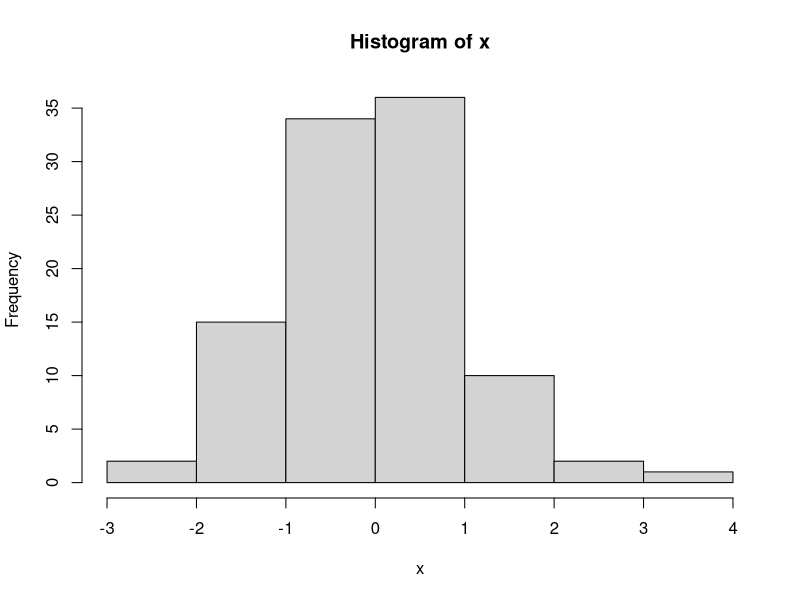
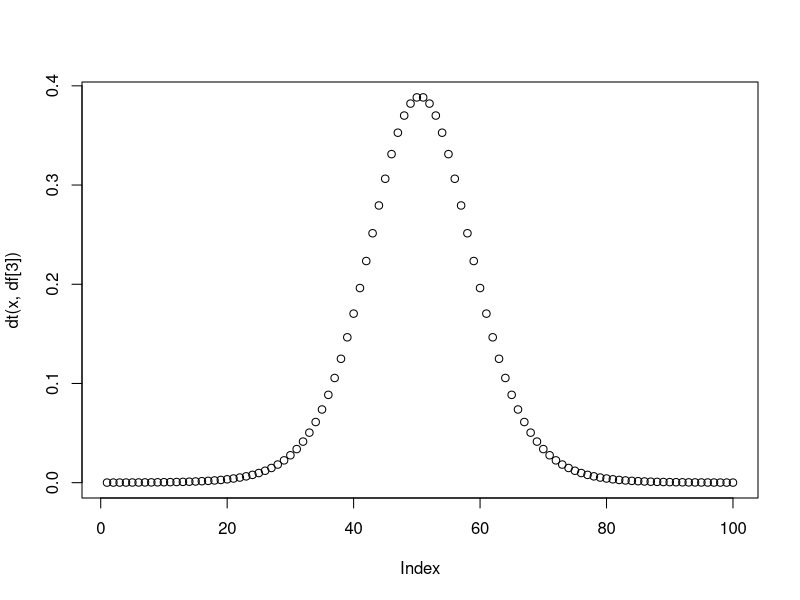
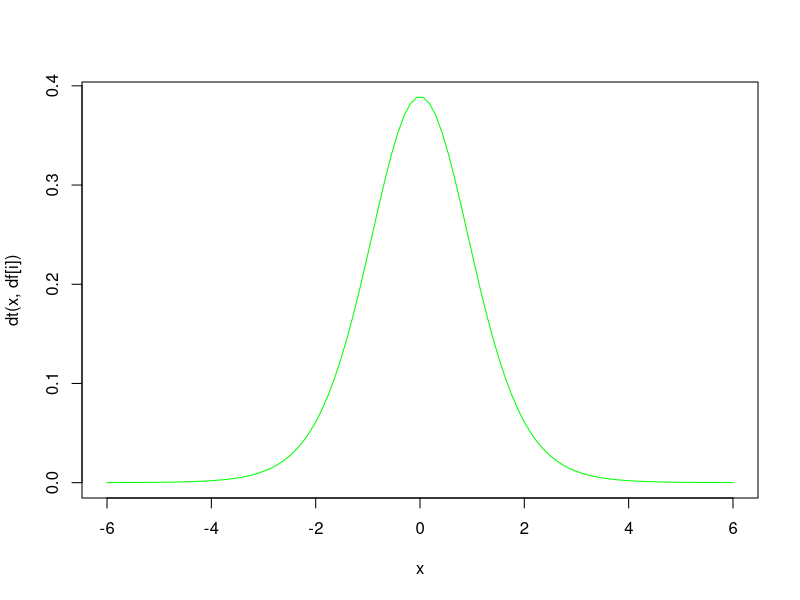
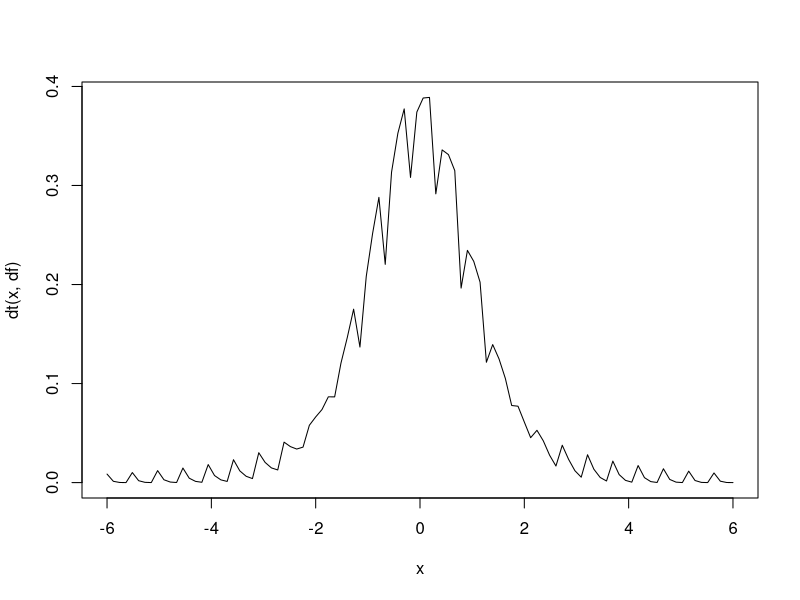
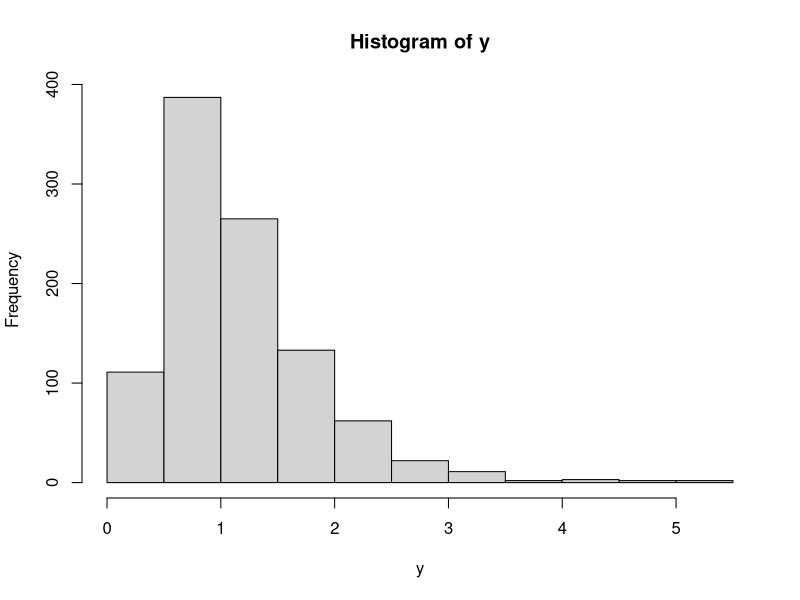

R code for these plots, in order:
#q1
n=100
df=n-1
x=rt(n,df)
#random dist
hist(x)

#q2
n=100
df=c(2,10,25)
rchisq(n,df) #chi square dist

#q3
x=seq(-6,6,length.out=100)
df=c(1,4,10,30)
dt(x,df[1])
dt(x,df[2])
plot(dt(x,df[3]))
dt(x,df[4])

for (i in 1:3)
 k=c("black","blue","green","red")
 plot(x,dt(x,df[i]),col=k[i],type='l')


plot(x,dt(x,df),col=c("black","blue","green","red"),type='l')

#q4
 #(i)
qf(0.95,10,20)
#(ii)
pf(1.5,10,20)
pf(1.5,10,20,lower.tail=FALSE)
#(iii)
q=c(0.25,0.5,0.75,0.999)
qf(q,10,20)
#(iv)
y<-rf(1000,10,20)
hist(y)